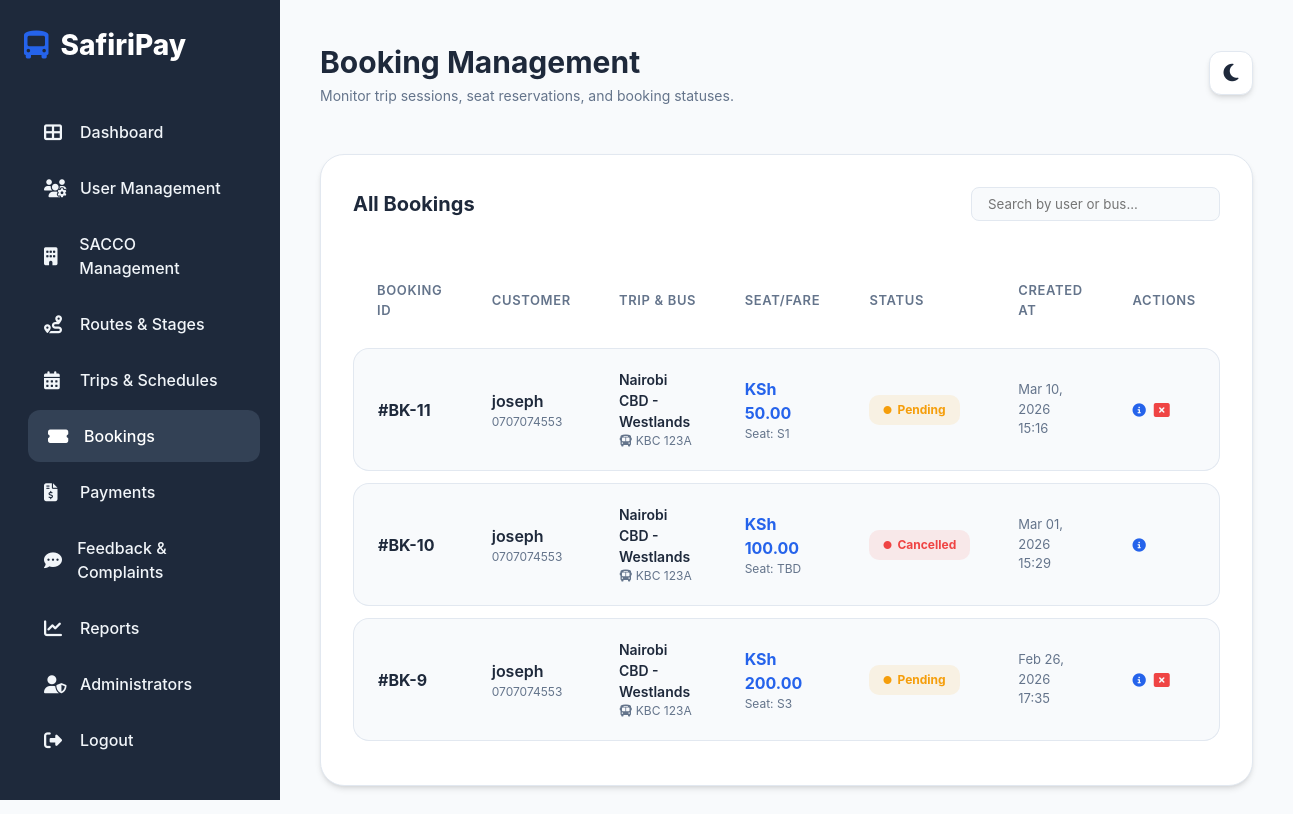
Page /adminveiw/manage_bookings.php (signed in) on the committed database.
### tables this page shows
CREATE TABLE `tripsessions` (
  `sessionid` int(11) NOT NULL,
  `userid` int(11) NOT NULL,
  `tripid` int(11) NOT NULL,
  `saccoid` int(11) NOT NULL,
  `busid` int(11) DEFAULT NULL,
  `fromstageid` int(11) DEFAULT NULL,
  `tostageid` int(11) DEFAULT NULL,
  `fareamount` decimal(10,2) NOT NULL,
  `seatid` int(11) DEFAULT NULL,
  `status` enum('pending','paid','expired','cancelled') DEFAULT 'pending',
  `disability_type` varchar(50) DEFAULT 'None',
  `luggage_type` varchar(50) DEFAULT 'None',
  `expiresat` datetime DEFAULT NULL,
  `createdat` datetime DEFAULT current_timestamp()
);

CREATE TABLE `users` (
  `userid` int(11) NOT NULL,
  `username` varchar(50) NOT NULL,
  `phoneno` varchar(15) NOT NULL,
  `email` varchar(255) DEFAULT NULL,
  `hashedpassword` varchar(255) NOT NULL,
  `monthlybudget` decimal(10,2) DEFAULT NULL,
  `datejoined` datetime DEFAULT current_timestamp(),
  `type` enum('user','sacco','admin') NOT NULL DEFAULT 'user',
  `saccoid` int(11) DEFAULT NULL
);

CREATE TABLE `routes` (
  `routeid` int(11) NOT NULL,
  `routename` varchar(100) NOT NULL,
  `saccoid` int(11) DEFAULT NULL,
  `createdat` datetime DEFAULT current_timestamp()
);

CREATE TABLE `buses` (
  `busid` int(11) NOT NULL,
  `saccoid` int(11) NOT NULL,
  `platenumber` varchar(20) NOT NULL,
  `capacity` int(11) DEFAULT 14,
  `status` tinyint(4) DEFAULT 1,
  `driverid` int(11) NOT NULL
);

CREATE TABLE `seats` (
  `seatid` int(11) NOT NULL,
  `busid` int(11) NOT NULL,
  `seatnumber` varchar(5) NOT NULL,
  `status` enum('available','occupied') DEFAULT 'available'
);

### adminveiw/manage_bookings.php (the view, shortened to what this page needs)
<?php
include 'database.php';
$bookings = $conn->query("
    SELECT ts.*, u.username, u.phoneno, r.routename, b.platenumber, s.seatnumber
    FROM tripsessions ts
    JOIN users u ON ts.userid = u.userid
    JOIN trips t ON ts.tripid = t.tripid
    JOIN routes r ON t.routeid = r.routeid
    LEFT JOIN buses b ON ts.busid = b.busid
    LEFT JOIN seats s ON ts.seatid = s.seatid
    ORDER BY ts.createdat DESC
");
?>
<!DOCTYPE html>
<html lang="en">
<head>
    <link rel="stylesheet" href="https://cdnjs.cloudflare.com/ajax/libs/font-awesome/6.4.0/css/all.min.css">
    <link rel="stylesheet" href="admin.css">
</head>
<body>
    <div class="dashboard-container">
        <div class="sidebar">
            <div class="sidebar-header">
                <i class="fas fa-bus-alt"></i>
                <span>SafiriPay</span>
            </div>
            <ul class="sidebar-menu">
                <li><a href="dashboard.php"><i class="fas fa-th-large"></i> <span>Dashboard</span></a></li>
                <li><a href="manage_users.php"><i class="fas fa-users-cog"></i> <span>User Management</span></a></li>
                <li><a href="manage_saccos.php"><i class="fas fa-building"></i> <span>SACCO Management</span></a></li>
                <li><a href="manage_routes.php"><i class="fas fa-route"></i> <span>Routes & Stages</span></a></li>
                <li><a href="manage_trips.php"><i class="fas fa-calendar-alt"></i> <span>Trips & Schedules</span></a></li>
                <li><a href="manage_bookings.php" class="active"><i class="fas fa-ticket-alt"></i> <span>Bookings</span></a></li>
                <li><a href="manage_payments.php"><i class="fas fa-file-invoice-dollar"></i> <span>Payments</span></a></li>
                <li><a href="manage_feedback.php"><i class="fas fa-comment-dots"></i> <span>Feedback & Complaints</span></a></li>
                <li><a href="reports.php"><i class="fas fa-chart-line"></i> <span>Reports</span></a></li>
                <li><a href="addadmin.php"><i class="fas fa-user-shield"></i> <span>Administrators</span></a></li>
                <li><a href="logout.php"><i class="fas fa-sign-out-alt"></i> <span>Logout</span></a></li>
            </ul>
        </div>
        <main class="main-content">
            <header class="header">
                <div class="header-title">
                    <h1>Booking Management</h1>
                    <p style="color: var(--text-muted); font-size: 0.875rem;">Monitor trip sessions, seat reservations, and booking statuses.</p>
                </div>
                <div class="header-actions">
                    <button class="theme-toggle" id="theme-toggle">
                        <i class="fas fa-moon"></i>
                    </button>
                </div>
            </header>
            <div class="data-card">
                <div class="data-card-header">
                    <h2>All Bookings</h2>
                    <div style="display: flex; gap: 10px;">
                        <input type="text" placeholder="Search by user or bus..." style="padding: 0.5rem 1rem; border-radius: 8px; border: 1px solid var(--border); background: var(--bg-main); color: var(--text-main);">
                    </div>
                </div>
                <div class="table-responsive">
                    <table>
                        <thead>
                            <tr>
                                <th>Booking ID</th>
                                <th>Customer</th>
                                <th>Trip & Bus</th>
                                <th>Seat/Fare</th>
                                <th>Status</th>
                                <th>Created At</th>
                                <th>Actions</th>
                            </tr>
                        </thead>
                        <tbody>
                            <?php if ($bookings && $bookings->num_rows > 0): ?>
                                <?php while($row = $bookings->fetch_assoc()): ?>
                                    <tr>
                                        <td style="font-weight: 700;">#BK-<?php echo $row['sessionid']; ?></td>
                                        <td>
                                            <div style="font-weight: 600;"><?php echo htmlspecialchars($row['username']); ?></div>
                                            <div style="font-size: 0.75rem; color: var(--text-muted);"><?php echo htmlspecialchars($row['phoneno']); ?></div>
                                        </td>
                                        <td>
                                            <div style="font-size: 0.875rem; font-weight: 600;"><?php echo htmlspecialchars($row['routename']); ?></div>
                                            <div style="font-size: 0.75rem; color: var(--text-muted);"><i class="fas fa-bus"></i> <?php echo htmlspecialchars($row['platenumber'] ?: 'N/A'); ?></div>
                                        </td>
                                        <td>
                                            <div style="font-weight: 700; color: var(--primary);">KSh <?php echo number_format($row['fareamount'], 2); ?></div>
                                            <div style="font-size: 0.75rem; color: var(--text-muted);">Seat: <?php echo htmlspecialchars($row['seatnumber'] ?: 'TBD'); ?></div>
                                        </td>
                                        <td>
                                            <span class="status-badge status-<?php echo strtolower($row['status']); ?>">
                                                <i class="fas fa-circle" style="font-size: 0.5rem;"></i>
                                                <?php echo ucfirst($row['status']); ?>
                                            </span>
                                        </td>
                                        <td style="font-size: 0.8125rem; color: var(--text-muted);">
                                            <?php echo date('M d, Y', strtotime($row['createdat'])); ?><br>
                                            <?php echo date('H:i', strtotime($row['createdat'])); ?>
                                        </td>
                                        <td>
                                            <div style="display: flex; gap: 8px;">
                                                <button title="View Full Details" style="background: none; border: none; color: var(--primary); cursor: pointer;"><i class="fas fa-info-circle"></i></button>
                                                <?php if($row['status'] != 'cancelled'): ?>
                                                    <a href="manage_bookings.php?action=cancel&id=<?php echo $row['sessionid']; ?>" title="Cancel Booking" style="color: var(--danger);" onclick="return confirm('Are you sure you want to cancel this booking?')"><i class="fas fa-window-close"></i></a>
                                                <?php endif; ?>
                                            </div>
                                        </td>
                                    </tr>
                                <?php endwhile; ?>
                            <?php else: ?>
                                <tr>
                                    <td colspan="7" style="text-align:center;">No bookings found.</td>
                                </tr>
                            <?php endif; ?>
                        </tbody>
                    </table>
                </div>
            </div>
        </main>
    </div>
</body>
</html>

### adminveiw/admin.css (style rules this page uses)
:root { --primary: #2563eb; --primary-alt: #1d4ed8; --bg-main: #f8fafc; --sidebar-bg: #1e293b; --sidebar-text: #f1f5f9; --sidebar-hover: #334155; --card-bg: #ffffff; --text-main: #1e293b; --text-muted: #64748b; --border: #e2e8f0; --success: #10b981; --warning: #f59e0b; --danger: #ef4444; --shadow: 0 4px 6px -1px rgb(0 0 0 / 0.1), 0 2px 4px -2px rgb(0 0 0 / 0.1); --glass-bg: rgba(255, 255, 255, 0.7); --glass-border: rgba(255, 255, 255, 0.3); }
* { margin: 0; padding: 0; box-sizing: border-box; font-family: 'Inter', -apple-system, BlinkMacSystemFont, "Segoe UI", Roboto, sans-serif; transition: background-color 0.3s, color 0.3s, border-color 0.3s; }
body { background-color: var(--bg-main); color: var(--text-main); line-height: 1.5; }
.dashboard-container { display: flex; min-height: 100vh; }
.sidebar { width: 280px; background-color: var(--sidebar-bg); color: var(--sidebar-text); padding: 1.5rem; position: fixed; height: 100vh; z-index: 1000; }
.sidebar-header { margin-bottom: 2.5rem; font-size: 1.75rem; font-weight: 800; color: #fff; display: flex; align-items: center; gap: 12px; }
.sidebar-header i { color: var(--primary); }
.sidebar-menu { list-style: none; }
.sidebar-menu li { margin-bottom: 0.25rem; }
.sidebar-menu a { color: var(--sidebar-text); text-decoration: none; display: flex; align-items: center; gap: 12px; padding: 0.875rem 1.25rem; border-radius: 12px; font-weight: 500; transition: all 0.2s cubic-bezier(0.4, 0, 0.2, 1); }
.sidebar-menu a:hover, .sidebar-menu a.active { background-color: var(--sidebar-hover); color: #fff; transform: translateX(4px); }
.sidebar-menu a i { font-size: 1.125rem; width: 24px; }
.main-content { flex: 1; margin-left: 280px; padding: 2.5rem; }
.header { display: flex; justify-content: space-between; align-items: center; margin-bottom: 3rem; }
.header-title h1 { font-size: 1.875rem; font-weight: 700; }
.header-actions { display: flex; align-items: center; gap: 1.5rem; }
.theme-toggle { background: var(--card-bg); border: 1px solid var(--border); width: 44px; height: 44px; border-radius: 12px; cursor: pointer; display: flex; align-items: center; justify-content: center; font-size: 1.25rem; color: var(--text-main); box-shadow: var(--shadow); }
.data-card { background: var(--card-bg); border-radius: 24px; box-shadow: var(--shadow); padding: 2rem; border: 1px solid var(--border); }
.data-card-header { display: flex; justify-content: space-between; align-items: center; margin-bottom: 2rem; }
.data-card-header h2 { font-size: 1.25rem; font-weight: 700; }
.table-responsive { overflow-x: auto; }
table { width: 100%; border-collapse: separate; border-spacing: 0 12px; }
th { padding: 1rem 1.5rem; text-align: left; font-weight: 600; color: var(--text-muted); font-size: 0.8125rem; text-transform: uppercase; letter-spacing: 0.05em; }
td { padding: 1.25rem 1.5rem; background: var(--bg-main); border-top: 1px solid var(--border); border-bottom: 1px solid var(--border); }
td:first-child { border-left: 1px solid var(--border); border-radius: 16px 0 0 16px; }
td:last-child { border-right: 1px solid var(--border); border-radius: 0 16px 16px 0; }
.status-badge { padding: 0.375rem 0.875rem; border-radius: 10px; font-size: 0.75rem; font-weight: 700; display: inline-flex; align-items: center; gap: 6px; }
.status-pending { background: rgba(245, 158, 11, 0.1); color: var(--warning); }
.status-cancelled, .status-deactivated { background: rgba(239, 68, 68, 0.1); color: var(--danger); }

### rows in the picture
tripsessions: sessionid "11", userid.username "joseph", userid.phoneno "0707074553", routes.routename "Nairobi CBD - Westlands", busid.platenumber "KBC 123A", fareamount "50.00", seatid.seatnumber "S1", status "Pending", createdat "Mar 10, 2026", createdat "15:16"
tripsessions: sessionid "10", userid.username "joseph", userid.phoneno "0707074553", routes.routename "Nairobi CBD - Westlands", busid.platenumber "KBC 123A", fareamount "100.00", seatnumber "TBD", status "Cancelled", createdat "Mar 01, 2026", createdat "15:29"
tripsessions: sessionid "9", userid.username "joseph", userid.phoneno "0707074553", routes.routename "Nairobi CBD - Westlands", busid.platenumber "KBC 123A", fareamount "200.00", seatid.seatnumber "S3", status "Pending", createdat "Feb 26, 2026", createdat "17:35"
